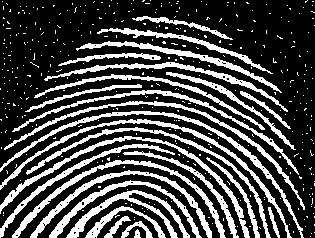
#> input picture PIMG_ATV3/digital.png, 315 x 238 px
$ python esqueletizacao.py
#> lines starting #> are read from the running program, lines starting #| are printed output that depends on the picture; after the words box and inside, x2 and y2 are one past the last pixel; in counts of white or black regions, pixels touching at a corner belong together
import numpy as np
import matplotlib.pyplot as plt
from PIL import Image

def erosao(image, elemEstruturante):
    # executando a erosão binária de uma imagem c/ o elemento estruturante
    m, n = elemEstruturante.shape

    # definindo a origem do elemento estruturante (assumindo como centro)
    origem_m, origem_n = m // 2, n // 2

    # preenchendo as bordas com zero para tratar os limites da imagem
    pad_top = origem_m
    pad_bottom = m - origem_m - 1
    pad_left = origem_n
    pad_right = n - origem_n - 1
    padded = np.pad(image, ((pad_top, pad_bottom), (pad_left, pad_right)), mode='constant', constant_values=0)

    # Cria a imagem de saída com mesmo tamanho da imagem original
    img_erodida = np.zeros_like(image)

    # Varre cada pixel da imagem original
    for i in range(image.shape[0]):
        for j in range(image.shape[1]):
            # Extrai a região vizinha de tamanho igual ao do elemEstruturante
            regiao = padded[i:i + m, j:j + n]
            # verifica se, para os pixels onde o elemento estruturante é 1,
            # a região também contém 1 em todos esses pontos.
            if np.all(regiao[elemEstruturante == 1]):
                img_erodida[i, j] = 1
    return img_erodida

def dilatacao(image, elemEstruturante):
    elemEstLinhas = len(elemEstruturante)
    elemEstColunas = len(elemEstruturante[0]) if elemEstLinhas > 0 else 0
    linhaOrigem = elemEstLinhas // 2  # definindo centro do elem Estruturante
    colunaOrigem = elemEstColunas // 2
    img_linhas = len(image)
    img_colunas = len(image[0]) if img_linhas > 0 else 0

    # cria umsss matriz preenchida com 0s
    result = np.zeros_like(image)

    # percorrendo a img
    for i in range(img_linhas):
        for j in range(img_colunas):
            # Só processa pixels ativos na img original
            if image[i][j] == 1:
                # aplicando o elemest
                for di in range(elemEstLinhas):
                    for dj in range(elemEstColunas):
                        if elemEstruturante[di][dj] == 1:
                            ni = i - linhaOrigem + di
                            nj = j - colunaOrigem + dj
                            # limite da img
                            if 0 <= ni < img_linhas and 0 <= nj < img_colunas:
                                result[ni][nj] = 1
    return result

def hit_or_miss(a, x, w):
    p1 = erosao(a, x)
    p2 = erosao((1 - a), w)
    return p1 * p2


image = Image.open('digital.png').convert('L')
#> image is the input picture: PIL image 315x238 L; 28.5% white; 414 white regions (387 under 20 px), largest, box (x1, y1, x2, y2) and area: (0, 111, 304, 238) 1388, (0, 136, 250, 238) 1372, (0, 119, 292, 238) 1337
img_array = np.array(image)
img_binaria = (img_array > 128).astype(np.uint8)
plt.figure()
plt.imshow(img_binaria, cmap='gray')
plt.title('Imagem original')

b = np.ones((3, 3)).astype('uint8')
# Erosão
img_erodida = erosao(img_binaria, b)
#> in erosao, `padded = np.pad(image, ((pad_top, pad_bottom), (pad_left, pad_right)),..`:
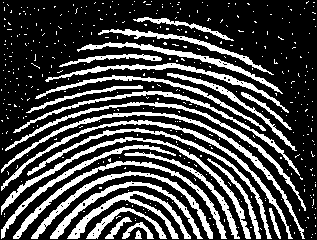
#> padded: shape (240, 317); values 0 (black) and 1 (white), 28.1% white; 414 white regions (387 under 20 px), largest, box (x1, y1, x2, y2) and area: (1, 112, 305, 239) 1388, (1, 137, 251, 239) 1372, (1, 120, 293, 239) 1337
#> after the loop in erosao, `for i in range(image.shape[0]):`:
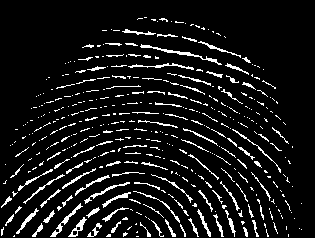
#> img_erodida: shape (238, 315); values 0 (black) and 1 (white), 8.8% white in thin lines or dots, all inside (x1, y1, x2, y2) = (1, 17, 302, 237)
# Abertura
img_op = dilatacao(erosao(img_erodida, b), b)
#> in erosao (call 2), `padded = np.pad(image, ((pad_top, pad_bottom), (pad_left, pad_right)),..`:
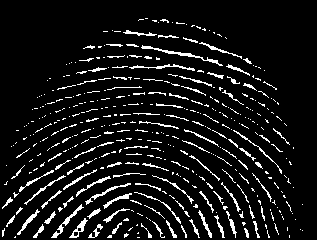
#> padded: shape (240, 317); values 0 (black) and 1 (white), 8.7% white in thin lines or dots, all inside (x1, y1, x2, y2) = (2, 18, 303, 238)
#> after the loop in erosao (call 2), `for i in range(image.shape[0]):`:
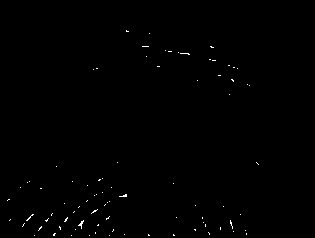
#> img_erodida: shape (238, 315); values 0 (black) and 1 (white), 0.34% white in thin lines or dots, all inside (x1, y1, x2, y2) = (7, 30, 259, 236)
#> in dilatacao, `elemEstLinhas = len(elemEstruturante)`: elemEstLinhas = 3
#> in dilatacao, `linhaOrigem = elemEstLinhas // 2`: linhaOrigem = 1
#> in dilatacao, `img_linhas = len(image)`: img_linhas = 238
#> in dilatacao, `img_colunas = len(image[0]) if img_linhas > 0 else 0`: img_colunas = 315
#> after the loop in dilatacao, `for i in range(img_linhas):`:
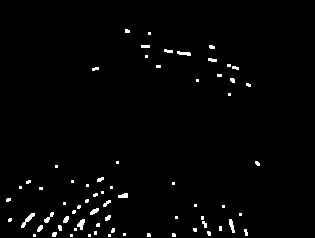
#> result: shape (238, 315); values 0 (black) and 1 (white), 1.7% white; 69 white regions (46 under 20 px), largest, box (x1, y1, x2, y2) and area: (21, 213, 35, 228) 69, (77, 219, 85, 230) 53, (229, 219, 235, 233) 48

i=0
img_esq = np.zeros_like(image)
while (i<1):
    img_esq += img_erodida - img_op
    i+=1
#> this loop made 1 pass
#> pass 1, `img_esq += img_erodida - img_op`:
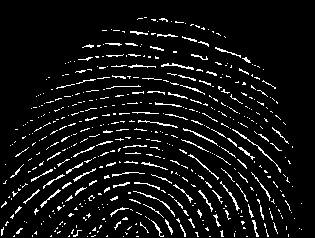
#> img_esq: shape (238, 315); values 0 (black) and 1 (white), 7.1% white in thin lines or dots, all inside (x1, y1, x2, y2) = (1, 17, 302, 237)
#> after the loop, i = 1

plt.figure()
plt.imshow(img_op, cmap='gray')
plt.title('Imagem esqueletizada 1x')

# [20 lines of commented-out code are left out]
esq = img_op.copy()
for i in range(20):
    for ee in b:
#> (the run stopped early here; a loop or call above may not have finished)
